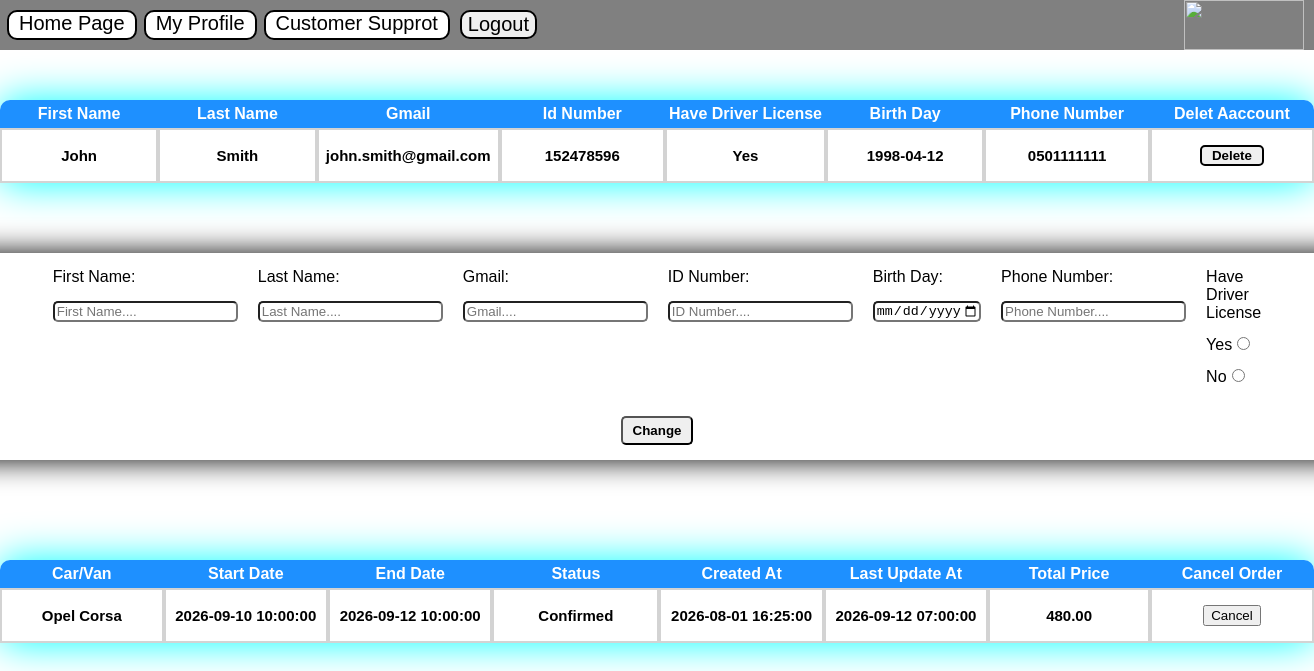
The app's page /Profile.php (signed in) with its own data.
### tables this page shows
CREATE TABLE IF NOT EXISTS `users` (
  `Id` int NOT NULL AUTO_INCREMENT,
  `FirstName` varchar(250) NOT NULL,
  `LastName` varchar(250) NOT NULL,
  `Gmail` varchar(250) NOT NULL,
  `IdNumber` varchar(9) NOT NULL,
  `Password` varchar(250) NOT NULL,
  `Password1` varchar(250) NOT NULL,
  `Password2` varchar(250) DEFAULT NULL,
  `Password3` varchar(250) DEFAULT NULL,
  `HaveDriverLicense` tinyint(1) NOT NULL DEFAULT '0',
  `Blocked` tinyint(1) NOT NULL DEFAULT '0',
  `FailedTimes` int NOT NULL DEFAULT '0',
  `BirthDay` date NOT NULL,
  `PhoneNumber` varchar(250) DEFAULT NULL,
  `Role` varchar(250) NOT NULL,
  `StartTimeExpired` datetime DEFAULT NULL,
  `EndTimeExpired` datetime DEFAULT NULL,
  PRIMARY KEY (`Id`)
);

CREATE TABLE IF NOT EXISTS `vehicle` (
  `Id` int NOT NULL AUTO_INCREMENT,
  `VehicleType` varchar(250) NOT NULL,
  `NumberPlate` varchar(250) NOT NULL,
  `VehicleBrand` varchar(250) NOT NULL,
  `Image` varchar(250) NOT NULL,
  `PricePerDay` decimal(10,2) NOT NULL,
  `GearBox` varchar(250) NOT NULL,
  `Seats` int NOT NULL,
  `Doors` int NOT NULL,
  `DriveStyle` tinyint(1) NOT NULL DEFAULT '0',
  `Miles` decimal(10,3) NOT NULL,
  `Color` varchar(250) NOT NULL,
  `Convertible` tinyint(1) NOT NULL DEFAULT '0',
  `EnergyType` varchar(250) NOT NULL,
  `HorsePower` int NOT NULL,
  `VehicleName` varchar(250) NOT NULL,
  `MaxSpeed` int NOT NULL,
  `DriveType` varchar(250) NOT NULL,
  `TankSize` int NOT NULL,
  `AirConditioner` tinyint(1) NOT NULL DEFAULT '0',
  `VehicleInside1` varchar(250) NOT NULL,
  `VehicleInside2` varchar(250) NOT NULL,
  `VehicleInside3` varchar(250) NOT NULL,
  `VehicleInside4` varchar(250) NOT NULL,
  `Branch` varchar(250) NOT NULL,
  `VehicleLogo` varchar(250) NOT NULL,
  PRIMARY KEY (`Id`)
);

CREATE TABLE IF NOT EXISTS `booking` (
  `BookingId` int NOT NULL AUTO_INCREMENT,
  `CustomerId` int NOT NULL,
  `VehicleId` int NOT NULL,
  `StartDate` datetime NOT NULL,
  `EndDate` datetime NOT NULL,
  `Status` varchar(250) NOT NULL,
  `CreatedAt` timestamp NOT NULL DEFAULT CURRENT_TIMESTAMP,
  `UpdatedAt` timestamp NOT NULL DEFAULT CURRENT_TIMESTAMP,
  `TotalPrice` decimal(10,2) NOT NULL,
  PRIMARY KEY (`BookingId`),
  KEY `CustomerId` (`CustomerId`),
  KEY `CarId` (`VehicleId`)
);

### Profile.php (the view, shortened to what this page needs)
<?php
    include "Nav.php";
    $con=opencon();
    $CustomerId=$_SESSION['UserId'];
?>
<!DOCTYPE html>
<html lang="en">
    <head>
    </head>
    <body>
        <table>
            <th id="thLeft">First Name</th>
            <th>Last Name</th>
            <th>Gmail</th>
            <th>Id Number</th>
            <th>Have Driver License</th>
            <th>Birth Day</th>
            <th>Phone Number</th>
            <th id="thRight">Delet Aaccount</th>
            <?php
                $Users=mysqli_query($con,"SELECT * FROM Users");
                while($u=mysqli_fetch_array($Users)){
                    if($u['Id']==$CustomerId){
                        echo "<tr><td><h1>".$u['FirstName']."</h1></td>
                        <td><h1>".$u['LastName']."</h1></td>
                        <td><h1>".$u['Gmail']."</h1></td>
                        <td><h1>".$u['IdNumber']."</h1></td>
                        <td><h1>";
                        if($u['HaveDriverLicense']){
                            echo "Yes";
                        }else{
                            echo "No";
                        }
                        echo"</h1></td>
                        <td><h1>".$u['BirthDay']."</h1></td>
                        <td><h1>".$u['PhoneNumber']."</h1></td>
                        <td><h1><form method='post'><button type='submit' name='Delete'>Delete</button></form></h1></td></tr>";
                    }
                }
            ?>
        </table>
        <div class="Shadow">
            <form method="POST">
                <div class="form">
                    <div>
                        <label>First Name:</label>
                        <input type="text" name="FirstName" placeholder="First Name...." >
                    </div>
                    <div>
                        <label>Last Name:</label>
                        <input type="text" name="LastName" placeholder="Last Name...." >
                    </div>
                    <div>
                        <label>Gmail:</label>
                        <input type="email" name="Gmail" placeholder="Gmail...." >
                    </div>
                    <div>
                        <label>ID Number:</label>
                        <input type="text" name="IDNumber" placeholder="ID Number...." >
                    </div>
                    <div>
                        <label>Birth Day:</label>
                        <input type="date" name="BirthDay" max="<?php echo date("Y-m-d") ?>">
                    </div>
                    <div>
                        <label>Phone Number:</label>
                        <input type="text" name="PhoneNumber" placeholder="Phone Number...." >
                    </div>
                    <div>
                        <label>Have Driver License</label>
                        Yes<input type="radio" name="HaveDriverLicense" value="Yes" >
                        No<input type="radio" name="HaveDriverLicense" value="No">
                    </div>
                </div>
                <button type="submit" name="ChangeInformations">Change</button>
            </form>
        </div>
        <table>
            <tr>
                <th id="thLeft">Car/Van</th>
                <th>Start Date</th>
                <th>End Date</th>
                <th>Status</th>
                <th>Created At</th>
                <th>Last Update At</th>
                <th>Total Price</th>
                <th id="thRight">Cancel Order</t>
            </tr>
            <?php
                $Booking=mysqli_query($con,"SELECT * FROM Booking");
                while($b=mysqli_fetch_array($Booking)){
                    if($b['CustomerId']==$CustomerId){
                        $CarId=$b['VehicleId'];
                        $Cars=mysqli_query($con,"SELECT * FROM Vehicle");
                        while($c=mysqli_fetch_array($Cars)){
                            if($c['Id']==$CarId){
                                echo "<tr><td><h1>".$c['VehicleName']."</h1></td>";
                                break;
                            }
                        }
                        echo "<td><h1>".$b['StartDate']."</h1></td>
                        <td><h1>".$b['EndDate']."</h1></td>
                        <td><h1>".$b['Status']."</h1></td>
                        <td><h1>".$b['CreatedAt']."</h1></td>
                        <td><h1>".$b['UpdatedAt']."</h1></td>
                        <td><h1>".$b['TotalPrice']."</h1></td>
                        <td><h1>";
                        if($b['Status']=='Confirmed'){
                            echo "<form method='post'><input type='hidden' name='BookingId' value='".$b['BookingId']."'><button type='submit' name='Cancel'>Cancel</button></form>";
                        }else{
                            echo "-";
                        }
                        echo "</h1></td></tr>";
                    }
                }
            ?>
        </table>
    </body>
</html>

### Nav.php (style rules this page uses)
body { font-family: Arial; margin:0px; }
button { cursor:pointer; }

### Profile.php (style rules this page uses)
body { font-family: Arial; margin: 0px; }
button[name="ChangeInformations"] { display:flex; justify-self: center; border-radius: 5px; margin-top: 20px; padding:5px 10px 5px 10px; font-weight: bold; }
.form { display:flex; gap:20px; margin-left: 100px; margin-right:100px; padding-bottom:10px; }
.form label { background-color: #ffffffb3; border-radius: 10px; display: block; }
.form input { margin-top: 15px; border-radius: 5px; }
table { border-radius: 10px; margin-top: 100px; display: flex; justify-self: center; border-spacing: 0px; box-shadow: 0px 0px 40px cyan; }
th { width: 180px; margin-top:5px; padding-top:5px; padding-bottom:5px; color:white; background-color: dodgerblue; }
#thLeft { border-top-left-radius:10px; }
#thRight { border-top-right-radius: 10px; }
td { background-color: white; border: 2px solid lightgray; width: 180px; margin-top:5px; padding-top:5px; padding-bottom:5px; }
h1 { font-size:15px; text-align: center; }
button[name='Delete'] { padding-left:10px; padding-right:10px; border-radius: 5px; border:2px solid black; font-weight: bold; }
.Shadow { background-color: white; box-shadow: 0px 0px 30px black; display: flex; justify-self: center; margin-top:70px; padding-top: 15px; padding-bottom: 15px; border-radius: 10px; }

### records on screen
users: FirstName "John", LastName "Smith", Gmail "john.smith@gmail.com", IdNumber "152478596", HaveDriverLicense "Yes", BirthDay "1998-04-12", PhoneNumber "0501111111"
booking: StartDate "2026-09-10 10:00:00", EndDate "2026-09-12 10:00:00", Status "Confirmed", CreatedAt "2026-08-01 16:25:00", UpdatedAt "2026-09-12 07:00:00", TotalPrice "480.00"
vehicle: VehicleName "Opel Corsa"
